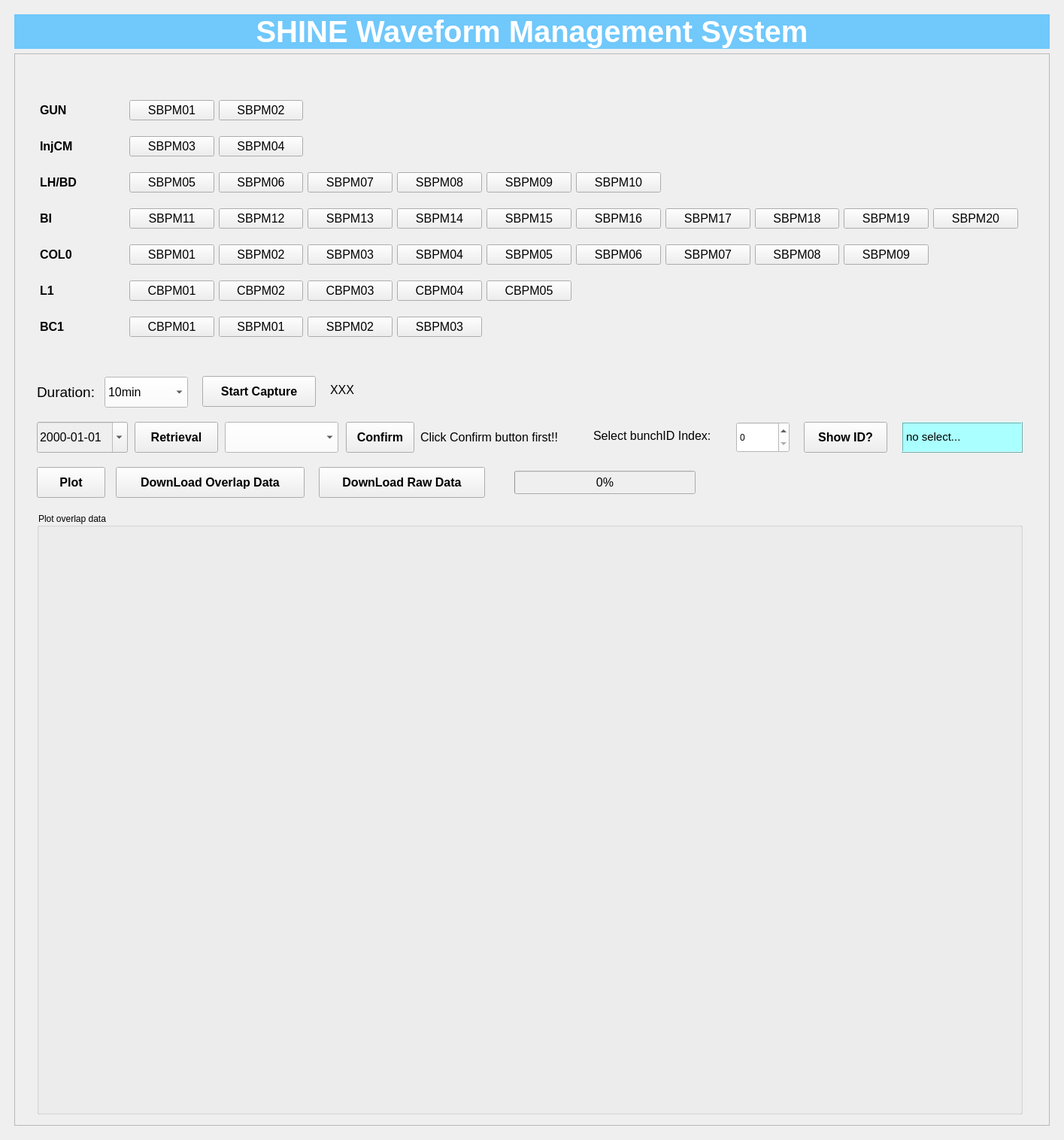
<?xml version="1.0" encoding="UTF-8"?>
<ui version="4.0">
 <class>StreamData</class>
 <widget class="QMainWindow" name="StreamData">
  <property name="geometry">
   <rect>
    <x>0</x>
    <y>0</y>
    <width>1415</width>
    <height>1516</height>
   </rect>
  </property>
  <property name="windowTitle">
   <string>Waveform</string>
  </property>
  <property name="styleSheet">
   <string notr="true">background-color: rgb(239, 239, 239);</string>
  </property>
  <widget class="QWidget" name="centralwidget">
   <property name="sizePolicy">
    <sizepolicy hsizetype="Maximum" vsizetype="Maximum">
     <horstretch>0</horstretch>
     <verstretch>0</verstretch>
    </sizepolicy>
   </property>
   <layout class="QVBoxLayout" name="verticalLayout_3">
    <item>
     <layout class="QVBoxLayout" name="verticalLayout_1" stretch="0,5">
      <property name="leftMargin">
       <number>10</number>
      </property>
      <property name="topMargin">
       <number>10</number>
      </property>
      <property name="rightMargin">
       <number>10</number>
      </property>
      <property name="bottomMargin">
       <number>10</number>
      </property>
      <item>
       <widget class="QLabel" name="label_1">
        <property name="sizePolicy">
         <sizepolicy hsizetype="Expanding" vsizetype="Expanding">
          <horstretch>0</horstretch>
          <verstretch>0</verstretch>
         </sizepolicy>
        </property>
        <property name="font">
         <font>
          <pointsize>30</pointsize>
          <weight>75</weight>
          <bold>true</bold>
         </font>
        </property>
        <property name="layoutDirection">
         <enum>Qt::LeftToRight</enum>
        </property>
        <property name="styleSheet">
         <string notr="true">background-color: rgb(112, 200, 251);
color: rgb(255, 255, 255);</string>
        </property>
        <property name="text">
         <string>SHINE Waveform Management System</string>
        </property>
        <property name="alignment">
         <set>Qt::AlignCenter</set>
        </property>
       </widget>
      </item>
      <item>
       <widget class="QFrame" name="frame_2">
        <property name="frameShape">
         <enum>QFrame::StyledPanel</enum>
        </property>
        <property name="frameShadow">
         <enum>QFrame::Raised</enum>
        </property>
        <widget class="QPushButton" name="startButton">
         <property name="geometry">
          <rect>
           <x>250</x>
           <y>429</y>
           <width>151</width>
           <height>41</height>
          </rect>
         </property>
         <property name="font">
          <font>
           <pointsize>12</pointsize>
           <weight>75</weight>
           <bold>true</bold>
          </font>
         </property>
         <property name="text">
          <string>Start Capture</string>
         </property>
         <property name="checkable">
          <bool>false</bool>
         </property>
         <property name="autoExclusive">
          <bool>false</bool>
         </property>
        </widget>
        <widget class="QLabel" name="label_8">
         <property name="geometry">
          <rect>
           <x>30</x>
           <y>437</y>
           <width>91</width>
           <height>27</height>
          </rect>
         </property>
         <property name="font">
          <font>
           <pointsize>14</pointsize>
           <weight>50</weight>
           <bold>false</bold>
          </font>
         </property>
         <property name="text">
          <string>Duration:</string>
         </property>
        </widget>
        <widget class="QWidget" name="layoutWidget">
         <property name="geometry">
          <rect>
           <x>34</x>
           <y>47</y>
           <width>1301</width>
           <height>351</height>
          </rect>
         </property>
         <layout class="QGridLayout" name="gridLayout">
          <item row="0" column="0">
           <widget class="QLabel" name="label">
            <property name="font">
             <font>
              <pointsize>12</pointsize>
              <weight>75</weight>
              <bold>true</bold>
             </font>
            </property>
            <property name="text">
             <string>GUN  </string>
            </property>
           </widget>
          </item>
          <item row="0" column="1">
           <widget class="QPushButton" name="INJ1_SBPM01">
            <property name="font">
             <font>
              <pointsize>12</pointsize>
             </font>
            </property>
            <property name="styleSheet">
             <string notr="true">QPushButton:checked{
    background-color: rgb(8, 148, 251); 
    color: rgb(255, 255, 255);
}</string>
            </property>
            <property name="text">
             <string>SBPM01</string>
            </property>
            <property name="checkable">
             <bool>true</bool>
            </property>
            <property name="autoExclusive">
             <bool>false</bool>
            </property>
           </widget>
          </item>
          <item row="0" column="2">
           <widget class="QPushButton" name="INJ1_SBPM02">
            <property name="font">
             <font>
              <pointsize>12</pointsize>
             </font>
            </property>
            <property name="styleSheet">
             <string notr="true">QPushButton:checked{
    background-color: rgb(8, 148, 251); 
    color: rgb(255, 255, 255);
}</string>
            </property>
            <property name="text">
             <string>SBPM02</string>
            </property>
            <property name="checkable">
             <bool>true</bool>
            </property>
            <property name="autoExclusive">
             <bool>false</bool>
            </property>
           </widget>
          </item>
          <item row="1" column="0">
           <widget class="QLabel" name="label_2">
            <property name="font">
             <font>
              <pointsize>12</pointsize>
              <weight>75</weight>
              <bold>true</bold>
             </font>
            </property>
            <property name="text">
             <string>InjCM</string>
            </property>
           </widget>
          </item>
          <item row="1" column="1">
           <widget class="QPushButton" name="INJ1_SBPM03">
            <property name="font">
             <font>
              <pointsize>12</pointsize>
             </font>
            </property>
            <property name="styleSheet">
             <string notr="true">QPushButton:checked{
    background-color: rgb(8, 148, 251); 
    color: rgb(255, 255, 255);
}</string>
            </property>
            <property name="text">
             <string>SBPM03</string>
            </property>
            <property name="checkable">
             <bool>true</bool>
            </property>
            <property name="autoExclusive">
             <bool>false</bool>
            </property>
           </widget>
          </item>
          <item row="1" column="2">
           <widget class="QPushButton" name="INJ1_SBPM04">
            <property name="font">
             <font>
              <pointsize>12</pointsize>
             </font>
            </property>
            <property name="styleSheet">
             <string notr="true">QPushButton:checked{
    background-color: rgb(8, 148, 251); 
    color: rgb(255, 255, 255);
}</string>
            </property>
            <property name="text">
             <string>SBPM04</string>
            </property>
            <property name="checkable">
             <bool>true</bool>
            </property>
            <property name="autoExclusive">
             <bool>false</bool>
            </property>
           </widget>
          </item>
          <item row="2" column="0">
           <widget class="QLabel" name="label_3">
            <property name="font">
             <font>
              <pointsize>12</pointsize>
              <weight>75</weight>
              <bold>true</bold>
             </font>
            </property>
            <property name="text">
             <string>LH/BD</string>
            </property>
           </widget>
          </item>
          <item row="2" column="1">
           <widget class="QPushButton" name="INJ1_SBPM05">
            <property name="font">
             <font>
              <pointsize>12</pointsize>
             </font>
            </property>
            <property name="styleSheet">
             <string notr="true">QPushButton:checked{
    background-color: rgb(8, 148, 251); 
    color: rgb(255, 255, 255);
}</string>
            </property>
            <property name="text">
             <string>SBPM05</string>
            </property>
            <property name="checkable">
             <bool>true</bool>
            </property>
            <property name="autoExclusive">
             <bool>false</bool>
            </property>
           </widget>
          </item>
          <item row="2" column="2">
           <widget class="QPushButton" name="INJ1_SBPM06">
            <property name="font">
             <font>
              <pointsize>12</pointsize>
             </font>
            </property>
            <property name="styleSheet">
             <string notr="true">QPushButton:checked{
    background-color: rgb(8, 148, 251); 
    color: rgb(255, 255, 255);
}</string>
            </property>
            <property name="text">
             <string>SBPM06</string>
            </property>
            <property name="checkable">
             <bool>true</bool>
            </property>
            <property name="autoExclusive">
             <bool>false</bool>
            </property>
           </widget>
          </item>
          <item row="2" column="3">
           <widget class="QPushButton" name="INJ1_SBPM07">
            <property name="font">
             <font>
              <pointsize>12</pointsize>
             </font>
            </property>
            <property name="styleSheet">
             <string notr="true">QPushButton:checked{
    background-color: rgb(8, 148, 251); 
    color: rgb(255, 255, 255);
}</string>
            </property>
            <property name="text">
             <string>SBPM07</string>
            </property>
            <property name="checkable">
             <bool>true</bool>
            </property>
            <property name="autoExclusive">
             <bool>false</bool>
            </property>
           </widget>
          </item>
          <item row="2" column="4">
           <widget class="QPushButton" name="INJ1_SBPM08">
            <property name="font">
             <font>
              <pointsize>12</pointsize>
             </font>
            </property>
            <property name="styleSheet">
             <string notr="true">QPushButton:checked{
    background-color: rgb(8, 148, 251); 
    color: rgb(255, 255, 255);
}</string>
            </property>
            <property name="text">
             <string>SBPM08</string>
            </property>
            <property name="checkable">
             <bool>true</bool>
            </property>
            <property name="autoExclusive">
             <bool>false</bool>
            </property>
           </widget>
          </item>
          <item row="2" column="5">
           <widget class="QPushButton" name="INJ1_SBPM09">
            <property name="font">
             <font>
              <pointsize>12</pointsize>
             </font>
            </property>
            <property name="styleSheet">
             <string notr="true">QPushButton:checked{
    background-color: rgb(8, 148, 251); 
    color: rgb(255, 255, 255);
}</string>
            </property>
            <property name="text">
             <string>SBPM09</string>
            </property>
            <property name="checkable">
             <bool>true</bool>
            </property>
            <property name="autoExclusive">
             <bool>false</bool>
            </property>
           </widget>
          </item>
          <item row="2" column="6">
           <widget class="QPushButton" name="INJ1_SBPM10">
            <property name="font">
             <font>
              <pointsize>12</pointsize>
             </font>
            </property>
            <property name="styleSheet">
             <string notr="true">QPushButton:checked{
    background-color: rgb(8, 148, 251); 
    color: rgb(255, 255, 255);
}</string>
            </property>
            <property name="text">
             <string>SBPM10</string>
            </property>
            <property name="checkable">
             <bool>true</bool>
            </property>
            <property name="autoExclusive">
             <bool>false</bool>
            </property>
           </widget>
          </item>
          <item row="3" column="0">
           <widget class="QLabel" name="label_4">
            <property name="font">
             <font>
              <pointsize>12</pointsize>
              <weight>75</weight>
              <bold>true</bold>
             </font>
            </property>
            <property name="text">
             <string>BI   </string>
            </property>
           </widget>
          </item>
          <item row="3" column="1">
           <widget class="QPushButton" name="INJ1_SBPM11">
            <property name="font">
             <font>
              <pointsize>12</pointsize>
             </font>
            </property>
            <property name="styleSheet">
             <string notr="true">QPushButton:checked{
    background-color: rgb(8, 148, 251); 
    color: rgb(255, 255, 255);
}</string>
            </property>
            <property name="text">
             <string>SBPM11</string>
            </property>
            <property name="checkable">
             <bool>true</bool>
            </property>
            <property name="autoExclusive">
             <bool>false</bool>
            </property>
           </widget>
          </item>
          <item row="3" column="2">
           <widget class="QPushButton" name="INJ1_SBPM12">
            <property name="font">
             <font>
              <pointsize>12</pointsize>
             </font>
            </property>
            <property name="styleSheet">
             <string notr="true">QPushButton:checked{
    background-color: rgb(8, 148, 251); 
    color: rgb(255, 255, 255);
}</string>
            </property>
            <property name="text">
             <string>SBPM12</string>
            </property>
            <property name="checkable">
             <bool>true</bool>
            </property>
            <property name="autoExclusive">
             <bool>false</bool>
            </property>
           </widget>
          </item>
          <item row="3" column="3">
           <widget class="QPushButton" name="INJ1_SBPM13">
            <property name="font">
             <font>
              <pointsize>12</pointsize>
             </font>
            </property>
            <property name="styleSheet">
             <string notr="true">QPushButton:checked{
    background-color: rgb(8, 148, 251); 
    color: rgb(255, 255, 255);
}</string>
            </property>
            <property name="text">
             <string>SBPM13</string>
            </property>
            <property name="checkable">
             <bool>true</bool>
            </property>
            <property name="autoExclusive">
             <bool>false</bool>
            </property>
           </widget>
          </item>
          <item row="3" column="4">
           <widget class="QPushButton" name="INJ1_SBPM14">
            <property name="font">
             <font>
              <pointsize>12</pointsize>
             </font>
            </property>
            <property name="styleSheet">
             <string notr="true">QPushButton:checked{
    background-color: rgb(8, 148, 251); 
    color: rgb(255, 255, 255);
}</string>
            </property>
            <property name="text">
             <string>SBPM14</string>
            </property>
            <property name="checkable">
             <bool>true</bool>
            </property>
            <property name="autoExclusive">
             <bool>false</bool>
            </property>
           </widget>
          </item>
          <item row="3" column="5">
           <widget class="QPushButton" name="INJ1_SBPM15">
            <property name="font">
             <font>
              <pointsize>12</pointsize>
             </font>
            </property>
            <property name="styleSheet">
             <string notr="true">QPushButton:checked{
    background-color: rgb(8, 148, 251); 
    color: rgb(255, 255, 255);
}</string>
            </property>
            <property name="text">
             <string>SBPM15</string>
            </property>
            <property name="checkable">
             <bool>true</bool>
            </property>
            <property name="autoExclusive">
             <bool>false</bool>
            </property>
           </widget>
          </item>
          <item row="3" column="6">
           <widget class="QPushButton" name="INJ1_SBPM16">
            <property name="font">
             <font>
              <pointsize>12</pointsize>
             </font>
            </property>
            <property name="styleSheet">
             <string notr="true">QPushButton:checked{
    background-color: rgb(8, 148, 251); 
    color: rgb(255, 255, 255);
}</string>
            </property>
            <property name="text">
             <string>SBPM16</string>
            </property>
            <property name="checkable">
             <bool>true</bool>
            </property>
            <property name="autoExclusive">
             <bool>false</bool>
            </property>
           </widget>
          </item>
          <item row="3" column="7">
           <widget class="QPushButton" name="INJ1_SBPM17">
            <property name="font">
             <font>
              <pointsize>12</pointsize>
             </font>
            </property>
            <property name="styleSheet">
             <string notr="true">QPushButton:checked{
    background-color: rgb(8, 148, 251); 
    color: rgb(255, 255, 255);
}</string>
            </property>
            <property name="text">
             <string>SBPM17</string>
            </property>
            <property name="checkable">
             <bool>true</bool>
            </property>
            <property name="autoExclusive">
             <bool>false</bool>
            </property>
           </widget>
          </item>
          <item row="3" column="8">
           <widget class="QPushButton" name="INJ1_SBPM18">
            <property name="font">
             <font>
              <pointsize>12</pointsize>
             </font>
            </property>
            <property name="styleSheet">
             <string notr="true">QPushButton:checked{
    background-color: rgb(8, 148, 251); 
    color: rgb(255, 255, 255);
}</string>
            </property>
            <property name="text">
             <string>SBPM18</string>
            </property>
            <property name="checkable">
             <bool>true</bool>
            </property>
            <property name="autoExclusive">
             <bool>false</bool>
            </property>
           </widget>
          </item>
          <item row="3" column="9">
           <widget class="QPushButton" name="INJ1_SBPM19">
            <property name="font">
             <font>
              <pointsize>12</pointsize>
             </font>
            </property>
            <property name="styleSheet">
             <string notr="true">QPushButton:checked{
    background-color: rgb(8, 148, 251); 
    color: rgb(255, 255, 255);
}</string>
            </property>
            <property name="text">
             <string>SBPM19</string>
            </property>
            <property name="checkable">
             <bool>true</bool>
            </property>
            <property name="autoExclusive">
             <bool>false</bool>
            </property>
           </widget>
          </item>
          <item row="3" column="10">
           <widget class="QPushButton" name="INJ1_SBPM20">
            <property name="font">
             <font>
              <pointsize>12</pointsize>
             </font>
            </property>
            <property name="styleSheet">
             <string notr="true">QPushButton:checked{
    background-color: rgb(8, 148, 251); 
    color: rgb(255, 255, 255);
}</string>
            </property>
            <property name="text">
             <string>SBPM20</string>
            </property>
            <property name="checkable">
             <bool>true</bool>
            </property>
            <property name="autoExclusive">
             <bool>false</bool>
            </property>
           </widget>
          </item>
          <item row="4" column="0">
           <widget class="QLabel" name="label_5">
            <property name="font">
             <font>
              <pointsize>12</pointsize>
              <weight>75</weight>
              <bold>true</bold>
             </font>
            </property>
            <property name="text">
             <string>COL0 </string>
            </property>
           </widget>
          </item>
          <item row="4" column="1">
           <widget class="QPushButton" name="COL0_SBPM01">
            <property name="font">
             <font>
              <pointsize>12</pointsize>
             </font>
            </property>
            <property name="styleSheet">
             <string notr="true">QPushButton:checked{
    background-color: rgb(8, 148, 251); 
    color: rgb(255, 255, 255);
}</string>
            </property>
            <property name="text">
             <string>SBPM01</string>
            </property>
            <property name="checkable">
             <bool>true</bool>
            </property>
            <property name="autoExclusive">
             <bool>false</bool>
            </property>
           </widget>
          </item>
          <item row="4" column="2">
           <widget class="QPushButton" name="COL0_SBPM02">
            <property name="font">
             <font>
              <pointsize>12</pointsize>
             </font>
            </property>
            <property name="styleSheet">
             <string notr="true">QPushButton:checked{
    background-color: rgb(8, 148, 251); 
    color: rgb(255, 255, 255);
}</string>
            </property>
            <property name="text">
             <string>SBPM02</string>
            </property>
            <property name="checkable">
             <bool>true</bool>
            </property>
            <property name="autoExclusive">
             <bool>false</bool>
            </property>
           </widget>
          </item>
          <item row="4" column="3">
           <widget class="QPushButton" name="COL0_SBPM03">
            <property name="font">
             <font>
              <pointsize>12</pointsize>
             </font>
            </property>
            <property name="styleSheet">
             <string notr="true">QPushButton:checked{
    background-color: rgb(8, 148, 251); 
    color: rgb(255, 255, 255);
}</string>
            </property>
            <property name="text">
             <string>SBPM03</string>
            </property>
            <property name="checkable">
             <bool>true</bool>
            </property>
            <property name="autoExclusive">
             <bool>false</bool>
            </property>
           </widget>
          </item>
          <item row="4" column="4">
           <widget class="QPushButton" name="COL0_SBPM04">
            <property name="font">
             <font>
              <pointsize>12</pointsize>
             </font>
            </property>
            <property name="styleSheet">
             <string notr="true">QPushButton:checked{
    background-color: rgb(8, 148, 251); 
    color: rgb(255, 255, 255);
}</string>
            </property>
            <property name="text">
             <string>SBPM04</string>
            </property>
            <property name="checkable">
             <bool>true</bool>
            </property>
            <property name="autoExclusive">
             <bool>false</bool>
            </property>
           </widget>
          </item>
          <item row="4" column="5">
           <widget class="QPushButton" name="COL0_SBPM05">
            <property name="font">
             <font>
              <pointsize>12</pointsize>
             </font>
            </property>
            <property name="styleSheet">
             <string notr="true">QPushButton:checked{
    background-color: rgb(8, 148, 251); 
    color: rgb(255, 255, 255);
}</string>
            </property>
            <property name="text">
             <string>SBPM05</string>
            </property>
            <property name="checkable">
             <bool>true</bool>
            </property>
            <property name="autoExclusive">
             <bool>false</bool>
            </property>
           </widget>
          </item>
          <item row="4" column="6">
           <widget class="QPushButton" name="COL0_SBPM06">
            <property name="font">
             <font>
              <pointsize>12</pointsize>
             </font>
            </property>
            <property name="styleSheet">
             <string notr="true">QPushButton:checked{
    background-color: rgb(8, 148, 251); 
    color: rgb(255, 255, 255);
}</string>
            </property>
            <property name="text">
             <string>SBPM06</string>
            </property>
            <property name="checkable">
             <bool>true</bool>
            </property>
            <property name="autoExclusive">
             <bool>false</bool>
            </property>
           </widget>
          </item>
          <item row="4" column="7">
           <widget class="QPushButton" name="COL0_SBPM07">
            <property name="font">
             <font>
              <pointsize>12</pointsize>
             </font>
            </property>
            <property name="styleSheet">
             <string notr="true">QPushButton:checked{
    background-color: rgb(8, 148, 251); 
    color: rgb(255, 255, 255);
}</string>
            </property>
            <property name="text">
             <string>SBPM07</string>
            </property>
            <property name="checkable">
             <bool>true</bool>
            </property>
            <property name="autoExclusive">
             <bool>false</bool>
            </property>
           </widget>
          </item>
          <item row="4" column="8">
           <widget class="QPushButton" name="COL0_SBPM08">
            <property name="font">
             <font>
              <pointsize>12</pointsize>
             </font>
            </property>
            <property name="styleSheet">
             <string notr="true">QPushButton:checked{
    background-color: rgb(8, 148, 251); 
    color: rgb(255, 255, 255);
}</string>
            </property>
            <property name="text">
             <string>SBPM08</string>
            </property>
            <property name="checkable">
             <bool>true</bool>
            </property>
            <property name="autoExclusive">
             <bool>false</bool>
            </property>
           </widget>
          </item>
          <item row="4" column="9">
           <widget class="QPushButton" name="COL0_SBPM09">
            <property name="font">
             <font>
              <pointsize>12</pointsize>
             </font>
            </property>
            <property name="styleSheet">
             <string notr="true">QPushButton:checked{
    background-color: rgb(8, 148, 251); 
    color: rgb(255, 255, 255);
}</string>
            </property>
            <property name="text">
             <string>SBPM09</string>
            </property>
            <property name="checkable">
             <bool>true</bool>
            </property>
            <property name="autoExclusive">
             <bool>false</bool>
            </property>
           </widget>
          </item>
          <item row="5" column="0">
           <widget class="QLabel" name="label_6">
            <property name="font">
             <font>
              <pointsize>12</pointsize>
              <weight>75</weight>
              <bold>true</bold>
             </font>
            </property>
            <property name="text">
             <string>L1      </string>
            </property>
           </widget>
          </item>
          <item row="5" column="1">
           <widget class="QPushButton" name="L1_COLDBPM01">
            <property name="font">
             <font>
              <pointsize>12</pointsize>
             </font>
            </property>
            <property name="styleSheet">
             <string notr="true">QPushButton:checked{
    background-color: rgb(8, 148, 251); 
    color: rgb(255, 255, 255);
}</string>
            </property>
            <property name="text">
             <string>CBPM01</string>
            </property>
            <property name="checkable">
             <bool>true</bool>
            </property>
            <property name="autoExclusive">
             <bool>false</bool>
            </property>
           </widget>
          </item>
          <item row="5" column="2">
           <widget class="QPushButton" name="L1_COLDBPM02">
            <property name="font">
             <font>
              <pointsize>12</pointsize>
             </font>
            </property>
            <property name="styleSheet">
             <string notr="true">QPushButton:checked{
    background-color: rgb(8, 148, 251); 
    color: rgb(255, 255, 255);
}</string>
            </property>
            <property name="text">
             <string>CBPM02</string>
            </property>
            <property name="checkable">
             <bool>true</bool>
            </property>
            <property name="autoExclusive">
             <bool>false</bool>
            </property>
           </widget>
          </item>
          <item row="5" column="3">
           <widget class="QPushButton" name="L1_COLDBPM03">
            <property name="font">
             <font>
              <pointsize>12</pointsize>
             </font>
            </property>
            <property name="styleSheet">
             <string notr="true">QPushButton:checked{
    background-color: rgb(8, 148, 251); 
    color: rgb(255, 255, 255);
}</string>
            </property>
            <property name="text">
             <string>CBPM03</string>
            </property>
            <property name="checkable">
             <bool>true</bool>
            </property>
            <property name="autoExclusive">
             <bool>false</bool>
            </property>
           </widget>
          </item>
          <item row="5" column="4">
           <widget class="QPushButton" name="L1_COLDBPM04">
            <property name="font">
             <font>
              <pointsize>12</pointsize>
             </font>
            </property>
            <property name="styleSheet">
             <string notr="true">QPushButton:checked{
    background-color: rgb(8, 148, 251); 
    color: rgb(255, 255, 255);
}</string>
            </property>
            <property name="text">
             <string>CBPM04</string>
            </property>
            <property name="checkable">
             <bool>true</bool>
            </property>
            <property name="autoExclusive">
             <bool>false</bool>
            </property>
           </widget>
          </item>
          <item row="5" column="5">
           <widget class="QPushButton" name="L1_COLDBPM05">
            <property name="font">
             <font>
              <pointsize>12</pointsize>
             </font>
            </property>
            <property name="styleSheet">
             <string notr="true">QPushButton:checked{
    background-color: rgb(8, 148, 251); 
    color: rgb(255, 255, 255);
}</string>
            </property>
            <property name="text">
             <string>CBPM05</string>
            </property>
            <property name="checkable">
             <bool>true</bool>
            </property>
            <property name="autoExclusive">
             <bool>false</bool>
            </property>
           </widget>
          </item>
          <item row="6" column="0">
           <widget class="QLabel" name="label_7">
            <property name="font">
             <font>
              <pointsize>12</pointsize>
              <weight>75</weight>
              <bold>true</bold>
             </font>
            </property>
            <property name="text">
             <string>BC1   </string>
            </property>
           </widget>
          </item>
          <item row="6" column="1">
           <widget class="QPushButton" name="BC1_CBPM01">
            <property name="font">
             <font>
              <pointsize>12</pointsize>
             </font>
            </property>
            <property name="styleSheet">
             <string notr="true">QPushButton:checked{
    background-color: rgb(8, 148, 251); 
    color: rgb(255, 255, 255);
}</string>
            </property>
            <property name="text">
             <string>CBPM01</string>
            </property>
            <property name="checkable">
             <bool>true</bool>
            </property>
            <property name="autoExclusive">
             <bool>false</bool>
            </property>
           </widget>
          </item>
          <item row="6" column="2">
           <widget class="QPushButton" name="BC1_SBPM01">
            <property name="font">
             <font>
              <pointsize>12</pointsize>
             </font>
            </property>
            <property name="styleSheet">
             <string notr="true">QPushButton:checked{
    background-color: rgb(8, 148, 251); 
    color: rgb(255, 255, 255);
}</string>
            </property>
            <property name="text">
             <string>SBPM01</string>
            </property>
            <property name="checkable">
             <bool>true</bool>
            </property>
            <property name="autoExclusive">
             <bool>false</bool>
            </property>
           </widget>
          </item>
          <item row="6" column="3">
           <widget class="QPushButton" name="BC1_SBPM02">
            <property name="font">
             <font>
              <pointsize>12</pointsize>
             </font>
            </property>
            <property name="styleSheet">
             <string notr="true">QPushButton:checked{
    background-color: rgb(8, 148, 251); 
    color: rgb(255, 255, 255);
}</string>
            </property>
            <property name="text">
             <string>SBPM02</string>
            </property>
            <property name="checkable">
             <bool>true</bool>
            </property>
            <property name="autoExclusive">
             <bool>false</bool>
            </property>
           </widget>
          </item>
          <item row="6" column="4">
           <widget class="QPushButton" name="BC1_SBPM03">
            <property name="font">
             <font>
              <pointsize>12</pointsize>
             </font>
            </property>
            <property name="styleSheet">
             <string notr="true">QPushButton:checked{
    background-color: rgb(8, 148, 251); 
    color: rgb(255, 255, 255);
}</string>
            </property>
            <property name="text">
             <string>SBPM03</string>
            </property>
            <property name="checkable">
             <bool>true</bool>
            </property>
            <property name="autoExclusive">
             <bool>false</bool>
            </property>
           </widget>
          </item>
         </layout>
        </widget>
        <widget class="QComboBox" name="interval_comboBox">
         <property name="geometry">
          <rect>
           <x>120</x>
           <y>430</y>
           <width>111</width>
           <height>41</height>
          </rect>
         </property>
         <property name="font">
          <font>
           <pointsize>12</pointsize>
          </font>
         </property>
         <property name="styleSheet">
          <string notr="true">background-color: rgb(255, 255, 255);
selection-color: rgb(0, 0, 0);
selection-background-color: rgb(0, 170, 255);</string>
         </property>
         <item>
          <property name="text">
           <string>10min</string>
          </property>
         </item>
         <item>
          <property name="text">
           <string>30min</string>
          </property>
         </item>
         <item>
          <property name="text">
           <string>60min</string>
          </property>
         </item>
        </widget>
        <widget class="QPushButton" name="retrievalButton">
         <property name="geometry">
          <rect>
           <x>160</x>
           <y>490</y>
           <width>111</width>
           <height>41</height>
          </rect>
         </property>
         <property name="font">
          <font>
           <pointsize>12</pointsize>
           <weight>75</weight>
           <bold>true</bold>
          </font>
         </property>
         <property name="text">
          <string>Retrieval</string>
         </property>
         <property name="checkable">
          <bool>false</bool>
         </property>
         <property name="autoExclusive">
          <bool>false</bool>
         </property>
        </widget>
        <widget class="QPushButton" name="confirmButton">
         <property name="geometry">
          <rect>
           <x>441</x>
           <y>490</y>
           <width>91</width>
           <height>41</height>
          </rect>
         </property>
         <property name="font">
          <font>
           <pointsize>12</pointsize>
           <weight>75</weight>
           <bold>true</bold>
          </font>
         </property>
         <property name="text">
          <string>Confirm</string>
         </property>
         <property name="checkable">
          <bool>false</bool>
         </property>
         <property name="autoExclusive">
          <bool>false</bool>
         </property>
        </widget>
        <widget class="QDateEdit" name="dateEdit">
         <property name="geometry">
          <rect>
           <x>30</x>
           <y>490</y>
           <width>121</width>
           <height>41</height>
          </rect>
         </property>
         <property name="font">
          <font>
           <pointsize>12</pointsize>
          </font>
         </property>
         <property name="displayFormat">
          <string>yyyy-MM-dd</string>
         </property>
         <property name="calendarPopup">
          <bool>true</bool>
         </property>
        </widget>
        <widget class="QComboBox" name="comboBox">
         <property name="geometry">
          <rect>
           <x>280</x>
           <y>490</y>
           <width>151</width>
           <height>41</height>
          </rect>
         </property>
         <property name="font">
          <font>
           <pointsize>12</pointsize>
          </font>
         </property>
         <property name="styleSheet">
          <string notr="true">background-color: rgb(255, 255, 255);
selection-color: rgb(0, 0, 0);
selection-background-color: rgb(0, 170, 255);</string>
         </property>
        </widget>
        <widget class="QLabel" name="select_bunchID_show">
         <property name="enabled">
          <bool>true</bool>
         </property>
         <property name="geometry">
          <rect>
           <x>1180</x>
           <y>490</y>
           <width>161</width>
           <height>41</height>
          </rect>
         </property>
         <property name="font">
          <font>
           <family>Arial</family>
           <pointsize>11</pointsize>
           <weight>50</weight>
           <bold>false</bold>
          </font>
         </property>
         <property name="mouseTracking">
          <bool>true</bool>
         </property>
         <property name="styleSheet">
          <string notr="true">background-color: rgb(170, 255, 255);
border-color: rgb(170, 255, 255);</string>
         </property>
         <property name="frameShape">
          <enum>QFrame::Box</enum>
         </property>
         <property name="frameShadow">
          <enum>QFrame::Raised</enum>
         </property>
         <property name="text">
          <string>&lt;html&gt;&lt;head/&gt;&lt;body&gt;&lt;p&gt;no select...&lt;/p&gt;&lt;/body&gt;&lt;/html&gt;</string>
         </property>
         <property name="textFormat">
          <enum>Qt::AutoText</enum>
         </property>
         <property name="textInteractionFlags">
          <set>Qt::NoTextInteraction</set>
         </property>
        </widget>
        <widget class="QPushButton" name="showidButton">
         <property name="geometry">
          <rect>
           <x>1050</x>
           <y>490</y>
           <width>111</width>
           <height>41</height>
          </rect>
         </property>
         <property name="font">
          <font>
           <pointsize>12</pointsize>
           <weight>75</weight>
           <bold>true</bold>
          </font>
         </property>
         <property name="text">
          <string>Show ID?</string>
         </property>
         <property name="checkable">
          <bool>false</bool>
         </property>
         <property name="autoExclusive">
          <bool>false</bool>
         </property>
        </widget>
        <widget class="QLabel" name="label_10">
         <property name="geometry">
          <rect>
           <x>770</x>
           <y>495</y>
           <width>181</width>
           <height>27</height>
          </rect>
         </property>
         <property name="font">
          <font>
           <pointsize>12</pointsize>
           <weight>50</weight>
           <bold>false</bold>
          </font>
         </property>
         <property name="text">
          <string>Select bunchID Index:</string>
         </property>
        </widget>
        <widget class="QSpinBox" name="index_spinBox">
         <property name="geometry">
          <rect>
           <x>960</x>
           <y>490</y>
           <width>71</width>
           <height>41</height>
          </rect>
         </property>
         <property name="styleSheet">
          <string notr="true">
background-color: rgb(255, 255, 255);</string>
         </property>
         <property name="maximum">
          <number>9999</number>
         </property>
        </widget>
        <widget class="QLabel" name="rangelabel">
         <property name="geometry">
          <rect>
           <x>540</x>
           <y>495</y>
           <width>211</width>
           <height>31</height>
          </rect>
         </property>
         <property name="font">
          <font>
           <pointsize>12</pointsize>
           <weight>50</weight>
           <bold>false</bold>
          </font>
         </property>
         <property name="text">
          <string>Click Confirm button first!!</string>
         </property>
        </widget>
        <widget class="QLabel" name="label_9">
         <property name="geometry">
          <rect>
           <x>420</x>
           <y>432</y>
           <width>501</width>
           <height>31</height>
          </rect>
         </property>
         <property name="font">
          <font>
           <pointsize>12</pointsize>
           <weight>50</weight>
           <bold>false</bold>
          </font>
         </property>
         <property name="text">
          <string>XXX</string>
         </property>
        </widget>
        <widget class="QPushButton" name="downloadButton">
         <property name="geometry">
          <rect>
           <x>135</x>
           <y>550</y>
           <width>251</width>
           <height>41</height>
          </rect>
         </property>
         <property name="font">
          <font>
           <pointsize>12</pointsize>
           <weight>75</weight>
           <bold>true</bold>
          </font>
         </property>
         <property name="text">
          <string>DownLoad Overlap Data</string>
         </property>
         <property name="checkable">
          <bool>false</bool>
         </property>
         <property name="autoExclusive">
          <bool>false</bool>
         </property>
        </widget>
        <widget class="QPushButton" name="downloadRawDataButton">
         <property name="geometry">
          <rect>
           <x>405</x>
           <y>550</y>
           <width>221</width>
           <height>41</height>
          </rect>
         </property>
         <property name="font">
          <font>
           <pointsize>12</pointsize>
           <weight>75</weight>
           <bold>true</bold>
          </font>
         </property>
         <property name="text">
          <string>DownLoad Raw Data</string>
         </property>
         <property name="checkable">
          <bool>false</bool>
         </property>
         <property name="autoExclusive">
          <bool>false</bool>
         </property>
        </widget>
        <widget class="QProgressBar" name="progressBar">
         <property name="geometry">
          <rect>
           <x>665</x>
           <y>555</y>
           <width>241</width>
           <height>31</height>
          </rect>
         </property>
         <property name="font">
          <font>
           <pointsize>12</pointsize>
           <weight>50</weight>
           <bold>false</bold>
          </font>
         </property>
         <property name="maximum">
          <number>100</number>
         </property>
         <property name="value">
          <number>0</number>
         </property>
         <property name="textVisible">
          <bool>true</bool>
         </property>
        </widget>
        <widget class="QPushButton" name="plotButton">
         <property name="geometry">
          <rect>
           <x>30</x>
           <y>550</y>
           <width>91</width>
           <height>41</height>
          </rect>
         </property>
         <property name="font">
          <font>
           <pointsize>12</pointsize>
           <weight>75</weight>
           <bold>true</bold>
          </font>
         </property>
         <property name="text">
          <string>Plot</string>
         </property>
         <property name="checkable">
          <bool>false</bool>
         </property>
         <property name="autoExclusive">
          <bool>false</bool>
         </property>
        </widget>
        <widget class="QGroupBox" name="groupBox">
         <property name="geometry">
          <rect>
           <x>30</x>
           <y>610</y>
           <width>1311</width>
           <height>801</height>
          </rect>
         </property>
         <property name="title">
          <string>Plot overlap data</string>
         </property>
        </widget>
       </widget>
      </item>
     </layout>
    </item>
   </layout>
  </widget>
 </widget>
 <resources/>
 <connections/>
 <slots>
  <slot>searchButton_click()</slot>
  <slot>plotButton_click()</slot>
  <slot>addCurve()</slot>
  <slot>removeSelectedCurve()</slot>
  <slot>clearCurve()</slot>
  <slot>addAxis()</slot>
  <slot>removeSelectedAxis()</slot>
  <slot>selectTime()</slot>
  <slot>chooseStrategy()</slot>
  <slot>exportData()</slot>
  <slot>exportPlotData()</slot>
  <slot>chooseLiveTime()</slot>
 </slots>
</ui>
